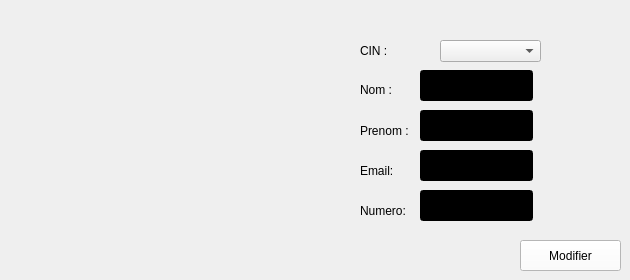
      <widget class="QWidget" name="tab_10">
       <attribute name="title">
        <string>modifier un client</string>
       </attribute>
       <widget class="QLabel" name="label_12">
        <property name="geometry">
         <rect>
          <x>360</x>
          <y>40</y>
          <width>71</width>
          <height>21</height>
         </rect>
        </property>
        <property name="styleSheet">
         <string notr="true"/>
        </property>
        <property name="text">
         <string>CIN :</string>
        </property>
       </widget>
       <widget class="QLabel" name="label_13">
        <property name="geometry">
         <rect>
          <x>360</x>
          <y>80</y>
          <width>61</width>
          <height>20</height>
         </rect>
        </property>
        <property name="styleSheet">
         <string notr="true">font: 10pt &quot;MS Shell Dlg 2&quot;;
font: 75 8pt &quot;MS Shell Dlg 2&quot;;</string>
        </property>
        <property name="text">
         <string>Nom :</string>
        </property>
       </widget>
       <widget class="QLabel" name="label_14">
        <property name="geometry">
         <rect>
          <x>360</x>
          <y>120</y>
          <width>91</width>
          <height>21</height>
         </rect>
        </property>
        <property name="styleSheet">
         <string notr="true">font: 10pt &quot;MS Shell Dlg 2&quot;;
font: 75 8pt &quot;MS Shell Dlg 2&quot;;</string>
        </property>
        <property name="text">
         <string>Prenom :</string>
        </property>
       </widget>
       <widget class="QLabel" name="label_15">
        <property name="geometry">
         <rect>
          <x>360</x>
          <y>160</y>
          <width>71</width>
          <height>21</height>
         </rect>
        </property>
        <property name="styleSheet">
         <string notr="true">font: 10pt &quot;MS Shell Dlg 2&quot;;
font: 75 8pt &quot;MS Shell Dlg 2&quot;;</string>
        </property>
        <property name="text">
         <string>Email:</string>
        </property>
       </widget>
       <widget class="QLabel" name="label_16">
        <property name="geometry">
         <rect>
          <x>360</x>
          <y>200</y>
          <width>91</width>
          <height>21</height>
         </rect>
        </property>
        <property name="styleSheet">
         <string notr="true">font: 10pt &quot;MS Shell Dlg 2&quot;;
font: 75 8pt &quot;MS Shell Dlg 2&quot;;</string>
        </property>
        <property name="text">
         <string>Numero:</string>
        </property>
       </widget>
       <widget class="QLineEdit" name="lineEdit_nom_1">
        <property name="geometry">
         <rect>
          <x>420</x>
          <y>70</y>
          <width>113</width>
          <height>31</height>
         </rect>
        </property>
        <property name="styleSheet">
         <string notr="true">background-color: rgb(0, 0, 0);
color: rgb(255, 255, 255);</string>
        </property>
       </widget>
       <widget class="QLineEdit" name="lineEdit_prenom_">
        <property name="geometry">
         <rect>
          <x>420</x>
          <y>110</y>
          <width>113</width>
          <height>31</height>
         </rect>
        </property>
        <property name="styleSheet">
         <string notr="true">background-color: rgb(0, 0, 0);
color: rgb(255, 255, 255);
</string>
        </property>
       </widget>
       <widget class="QLineEdit" name="lineEdit_email_1">
        <property name="geometry">
         <rect>
          <x>420</x>
          <y>150</y>
          <width>113</width>
          <height>31</height>
         </rect>
        </property>
        <property name="styleSheet">
         <string notr="true">background-color: rgb(0, 0, 0);
color: rgb(255, 255, 255);</string>
        </property>
       </widget>
       <widget class="QLineEdit" name="lineEdit_num_1">
        <property name="geometry">
         <rect>
          <x>420</x>
          <y>190</y>
          <width>113</width>
          <height>31</height>
         </rect>
        </property>
        <property name="styleSheet">
         <string notr="true">background-color: rgb(0, 0, 0);
color: rgb(255, 255, 255);</string>
        </property>
       </widget>
       <widget class="QPushButton" name="pushButton">
        <property name="geometry">
         <rect>
          <x>520</x>
          <y>240</y>
          <width>101</width>
          <height>31</height>
         </rect>
        </property>
        <property name="styleSheet">
         <string notr="true">font: 10pt &quot;MS Shell Dlg 2&quot;;
background-color: rgb(255, 255, 255);</string>
        </property>
        <property name="text">
         <string>Modifier</string>
        </property>
       </widget>
       <widget class="QComboBox" name="comboBox">
        <property name="geometry">
         <rect>
          <x>440</x>
          <y>40</y>
          <width>101</width>
          <height>22</height>
         </rect>
        </property>
       </widget>
      </widget>
